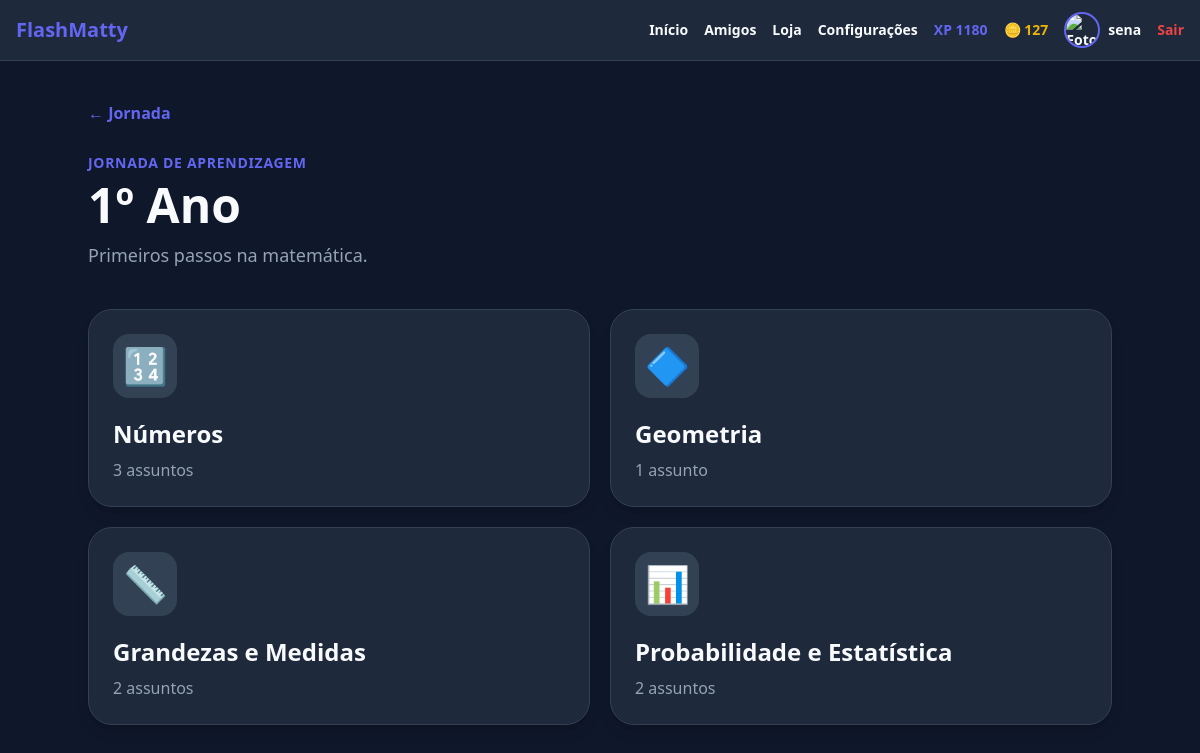
The page /ano/1-ano (signed in) on the database its author committed.
### models.py (models this page shows, shortened)
class Usuario(UserMixin, db.Model):
    __tablename__ = "usuario"
    id = db.Column(
        db.Integer,
        primary_key=True
    )
    nome = db.Column(
        db.String(80),
        nullable=False
    )
    username = db.Column(
        db.String(40),
        unique=True,
        nullable=False
    )
    senha = db.Column(
        db.String(255),
        nullable=False
    )
    xp = db.Column(
        db.Integer,
        nullable=False,
        default=0
    )
    moedas = db.Column(
        db.Integer,
        nullable=False,
        default=0
    )
    acertos = db.Column(
        db.Integer,
        nullable=False,
        default=0
    )
    erros = db.Column(
        db.Integer,
        nullable=False,
        default=0
    )
    criado_em = db.Column(
        db.DateTime,
        nullable=False,
        default=datetime.utcnow
    )

### app.py (the view)
@app.route(
    "/ano/<ano_id>"
)
@login_required
def ano(
    ano_id
):
    dados_ano = buscar_ano(
        ano_id
    )
    return render_template(
        "ano.html",
        ano=
            dados_ano,
        ano_id=
            ano_id
    )

### app.py (called while the page is built)
@login_manager.user_loader
def carregar_usuario(user_id):
    try:
        return db.session.get(
            Usuario,
            int(user_id)
        )
    except (
        ValueError,
        TypeError
    ):
        return None

def buscar_ano(ano_id):
    ano = CURRICULO.get(
        ano_id
    )
    if not ano:
        abort(404)
    return ano

### loja/routes.py (called while the page is built)
@loja_bp.app_context_processor
def contexto_loja():
    return {
        "loja_csrf_token":
            gerar_csrf_token,
        "loja_personalizacao":
            personalizacao_publica,
        "loja_tipos_label":
            TIPOS_LABEL,
    }

### social/routes.py (called while the page is built)
@social_bp.app_context_processor
def contexto_social():
    pedidos = 0
    if (
        current_user.is_authenticated
    ):
        pedidos = (
            Amizade.query
            .filter_by(
                destinatario_id=
                    current_user.id,
                status=
                    "pendente"
            )
            .count()
        )
    return {
        "social_csrf_token":
            gerar_csrf_token,
        "social_pedidos_pendentes":
            pedidos,
        "social_esta_online":
            esta_online,
        "social_formatar_ultimo_acesso":
            formatar_ultimo_acesso
    }

### templates/ano.html (shortened to what this page needs)
{% extends "base.html" %}
{% block content %}
<div
    class="
        min-h-screen
        bg-slate-900
        text-white
        px-4
        py-10
    "
>
    <div
        class="
            max-w-5xl
            mx-auto
        "
    >
        <a
            href="{{ url_for('jornada') }}"
            class="
                inline-flex
                items-center
                gap-2
                text-indigo-400
                hover:text-indigo-300
                font-bold
                transition
            "
        >
            ← Jornada
        </a>
        <div class="mt-7">
            <p
                class="
                    text-sm
                    uppercase
                    tracking-wider
                    font-black
                    text-indigo-400
                "
            >
                Jornada de aprendizagem
            </p>
            <h1
                class="
                    text-4xl
                    md:text-5xl
                    font-black
                    mt-2
                    text-white
                "
            >
                {{ ano.nome }}
            </h1>
            {% if ano.descricao %}
                <p
                    class="
                        mt-3
                        max-w-2xl
                        text-slate-400
                        text-lg
                    "
                >
                    {{ ano.descricao }}
                </p>
            {% endif %}
        </div>
        <div
            class="
                grid
                md:grid-cols-2
                gap-5
                mt-10
            "
        >
            {% for tema_id, tema in ano.temas.items() %}
                <a
                    href="{{
                        url_for(
                            'tema',
                            ano_id=ano_id,
                            tema_id=tema_id
                        )
                    }}"
                    class="
                        group
                        relative
                        bg-slate-800
                        border
                        border-slate-700
                        rounded-3xl
                        p-6
                        shadow-lg
                        transition
                        duration-200
                        hover:-translate-y-1
                        hover:bg-indigo-600
                        hover:border-indigo-500
                        hover:shadow-xl
                    "
                >
                    <div
                        class="
                            flex
                            items-center
                            justify-center
                            w-16
                            h-16
                            rounded-2xl
                            bg-slate-700
                            text-4xl
                            transition
                            group-hover:bg-white/15
                        "
                    >
                        {{ tema.icone }}
                    </div>
                    <h2
                        class="
                            font-black
                            text-2xl
                            mt-5
                            text-white
                        "
                    >
                        {{ tema.nome }}
                    </h2>
                    <p
                        class="
                            text-slate-400
                            mt-2
                            group-hover:text-indigo-100
                        "
                    >
                        {{ tema.assuntos|length }}
                        {% if tema.assuntos|length == 1 %}
                            assunto
                        {% else %}
                            assuntos
                        {% endif %}
                    </p>
                </a>
            {% endfor %}
        </div>
    </div>
</div>
{% endblock %}

### templates/base.html (shortened to what this page needs)
<!DOCTYPE html>
<html lang="pt-BR">
<head>
    <script src="https://cdn.tailwindcss.com"></script>
</head>
<body
    class="
        app-body
        min-h-screen
    "
>
{% if current_user.is_authenticated %}
<header
    class="
        app-header
        border-b
        sticky
        top-0
        z-50
        backdrop-blur-xl
    "
>
    <div
        class="
            max-w-7xl
            mx-auto
            px-4
            py-3
            flex
            flex-wrap
            gap-4
            items-center
            justify-between
        "
    >
        <a
            href="{{ url_for('dashboard') }}"
            class="
                app-logo
                font-black
                text-xl
                transition
            "
        >
            FlashMatty
        </a>
        <nav
            class="
                flex
                flex-wrap
                items-center
                justify-end
                gap-3
                sm:gap-4
                text-sm
                font-bold
            "
        >
            <a
                href="{{ url_for('dashboard') }}"
                class="app-nav-link transition"
            >
                Início
            </a>
            <a
                href="{{ url_for('social.amigos') }}"
                class="
                    app-nav-link
                    relative
                    transition
                "
            >
                Amigos
            </a>
            <a
                href="{{ url_for('loja.index') }}"
                class="
                    app-nav-link
                    transition
                "
                title="Loja"
            >
                <span class="">
                    Loja
                </span>
            </a>
            <a
                href="{{ url_for('configuracoes') }}"
                class="
                    app-nav-link
                    transition
                "
                title="Configurações"
            >
                <span class="">
                    Configurações
                </span>
            </a>
            <span
                class="
                    text-indigo-500
                    whitespace-nowrap
                "
            >
                XP {{ current_user.xp or 0 }}
            </span>
            <span
                class="
                    text-yellow-500
                    whitespace-nowrap
                "
            >
                🪙 {{ current_user.moedas or 0 }}
            </span>
            <a
                href="{{ url_for(
                    'social.perfil',
                    username=current_user.username
                ) }}"
                class="
                    app-nav-link
                    flex
                    items-center
                    gap-2
                    transition
                "
            >
                <img
                    src="{{ url_for(
                        'social.foto_perfil',
                        usuario_id=current_user.id
                    ) }}"
                    alt="Foto de {{ current_user.nome }}"
                    class="
                        app-avatar
                        w-9
                        h-9
                        rounded-full
                        object-cover
                        border-2
                    "
                >
                <span class="hidden sm:inline">
                    {{ current_user.nome }}
                </span>
            </a>
            <a
                href="{{ url_for('logout') }}"
                class="
                    text-red-500
                    hover:text-red-400
                    transition
                "
            >
                Sair
            </a>
        </nav>
    </div>
</header>
{% endif %}
<main>
    {% block content %}
    {% endblock %}
</main>
</body>
</html>

### templates/base.html (style rules this page uses)
:root { --fm-primary: #6366f1; --fm-bg: #0f172a; --fm-card: #1e293b; --fm-surface: #334155; --fm-text: #f8fafc; --fm-muted: #94a3b8; --fm-border: #334155; --fm-on-primary: #ffffff; }
html, body { transition: background-color .20s ease, color .20s ease; }
body { background-color: var(--fm-bg) !important; color: var(--fm-text) !important; }
.app-header { background-color: var(--fm-card) !important; border-color: var(--fm-border) !important; color: var(--fm-text) !important; }
.app-logo { color: var(--fm-primary) !important; }
.app-nav-link { color: var(--fm-text) !important; }
.app-avatar { border-color: var(--fm-primary) !important; }
.bg-slate-50, .bg-slate-900 { background-color: var(--fm-bg) !important; }
.bg-white, .bg-slate-800 { background-color: var(--fm-card) !important; }
.bg-slate-100, .bg-slate-200, .bg-slate-700 { background-color: var(--fm-surface) !important; }
.text-slate-300, .text-slate-400, .text-slate-500, .text-slate-600 { color: var(--fm-muted) !important; }
.text-white { color: var(--fm-text) !important; }
.border-slate-100, .border-slate-200, .border-slate-300, .border-slate-600, .border-slate-700 { border-color: var(--fm-border) !important; }
.text-indigo-300, .text-indigo-400, .text-indigo-500, .text-indigo-600, .text-indigo-700 { color: var(--fm-primary) !important; }
html[data-theme="dark"] { color-scheme: dark; }
html:not(.reduzir-animacoes) { scroll-behavior: smooth; }

### rows shown on the page
Usuario: xp "1180", moedas "127", nome "sena"

### other values the page prints
{{ ano.nome }} "1º Ano"
{{ ano.descricao }} "Primeiros passos na matemática."
{{ tema.icone }} "🔢" "🔷" "📏" "📊"
{{ tema.nome }} "Números" "Geometria" "Grandezas e Medidas" "Probabilidade e Estatística"
{{ tema.assuntos|length }} "3" "1" "2" "2"
